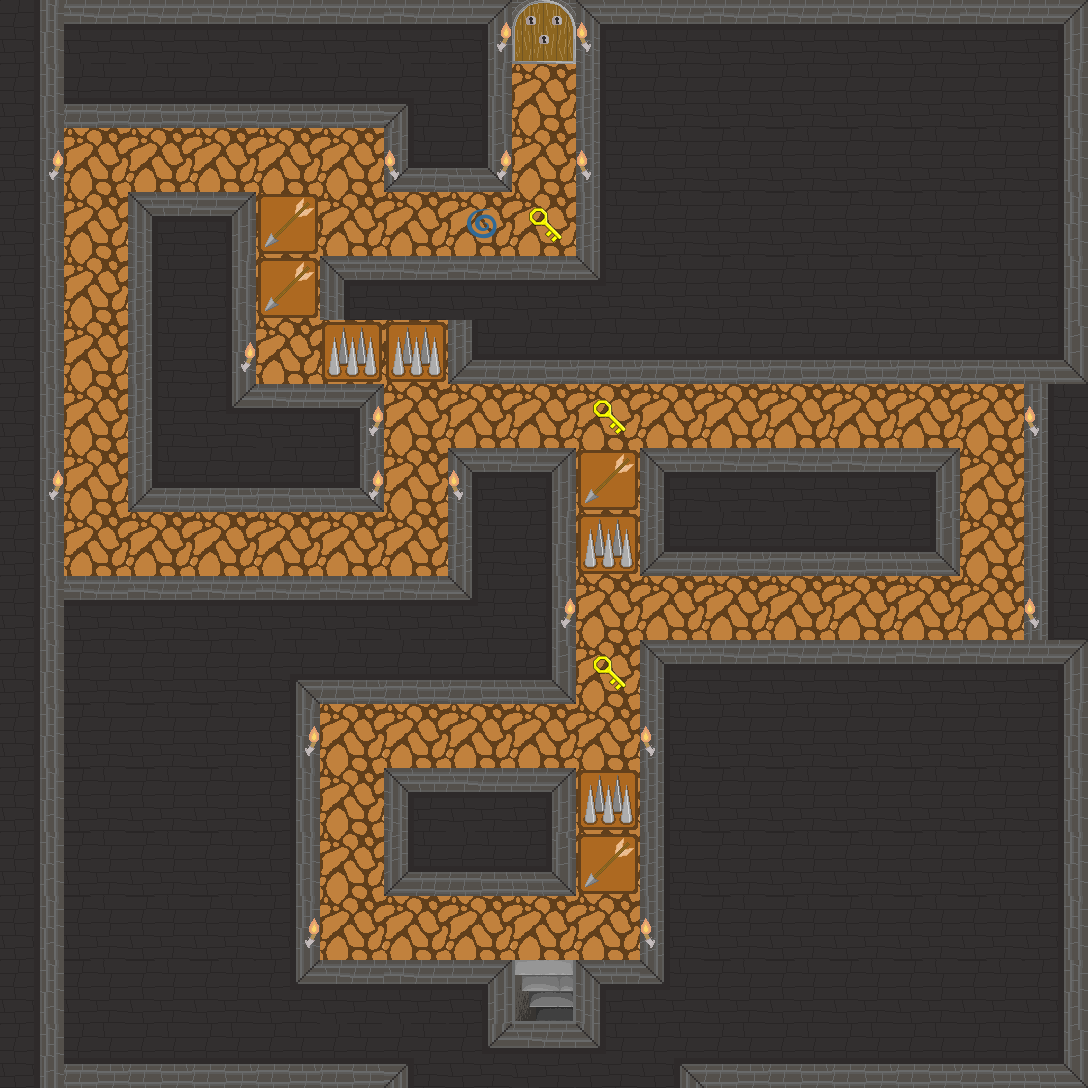

A 2D game scene composited from a Tiled map and its tileset images. What follows is a short description and the map's XML, with each tile layer's data collapsed to a summary:
An orthogonal 17x17 tile map with 64x64 px tiles, 7 tile layers (Walls, Road, Keys, Story, ...) and 13 objects.

<map version="1.2" tiledversion="1.2.2" orientation="orthogonal" renderorder="right-down" width="17" height="17" tilewidth="64" tileheight="64" infinite="0" nextlayerid="16" nextobjectid="46">
 <tileset firstgid="1" name="Dungeon-tileset" tilewidth="64" tileheight="64" tilecount="32" columns="8">
  <image source="Dungeon-tileset.png" width="512" height="256" />
 </tileset>
 <layer id="1" name="Walls" width="17" height="17">
  <data>[289 cells, 224 non-empty, 14 distinct tile ids]</data>
 </layer>
 <layer id="2" name="Road" width="17" height="17">
  <data>[289 cells, 65 non-empty, 2 distinct tile ids]</data>
 </layer>
 <layer id="3" name="Keys" width="17" height="17">
  <data>[289 cells, 3 non-empty, 1 distinct tile ids]</data>
 </layer>
 <layer id="4" name="Story" width="17" height="17">
  <data>[289 cells, 0 non-empty, 0 distinct tile ids]</data>
 </layer>
 <layer id="5" name="SquatTrap" width="17" height="17">
  <data>[289 cells, 4 non-empty, 1 distinct tile ids]</data>
 </layer>
 <layer id="6" name="JumpTrap" width="17" height="17">
  <data>[289 cells, 4 non-empty, 1 distinct tile ids]</data>
 </layer>
 <layer id="12" name="VisualObjects" width="17" height="17">
  <data>[289 cells, 19 non-empty, 2 distinct tile ids]</data>
 </layer>
 <objectgroup color="#0de214" id="8" name="level-change">
  <object id="31" x="542" y="50">
   <point />
  </object>
 </objectgroup>
 <objectgroup color="#e8e801" id="13" name="keys">
  <object id="32" x="546" y="240">
   <point />
  </object>
  <object id="33" x="602" y="428">
   <point />
  </object>
  <object id="34" x="606" y="678">
   <point />
  </object>
 </objectgroup>
 <objectgroup color="#fd9a21" id="10" name="squat-trap">
  <object id="41" x="608" y="874">
   <point />
  </object>
  <object id="42" x="608" y="494">
   <point />
  </object>
  <object id="44" x="284" y="304">
   <point />
  </object>
  <object id="45" x="286.667" y="240">
   <point />
  </object>
 </objectgroup>
 <objectgroup color="#ec182d" id="9" name="jump-trap">
  <object id="37" x="354" y="372">
   <point />
  </object>
  <object id="38" x="412" y="368">
   <point />
  </object>
  <object id="39" x="608" y="560">
   <point />
  </object>
  <object id="40" x="606" y="816">
   <point />
  </object>
 </objectgroup>
 <objectgroup id="11" name="story-5">
  <object id="35" x="480" y="234">
   <point />
  </object>
 </objectgroup>
</map>
